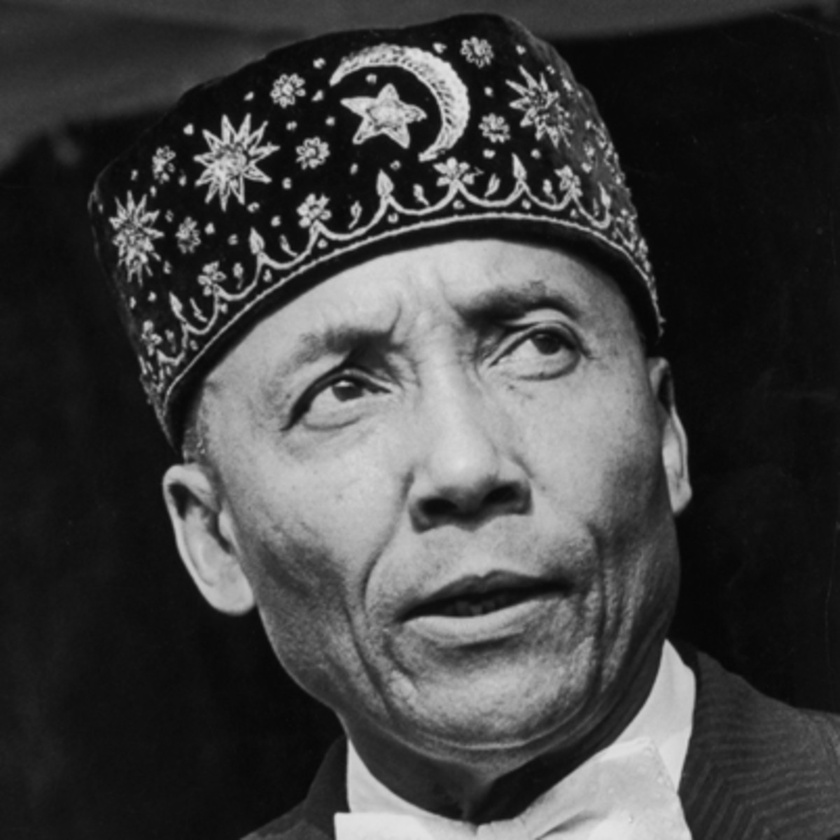
#> input picture images/elijah1.jpg, 840 x 840 px, shrunk from 1200 x 1200 before the run
$ python text_to_image.py
#> lines starting #> are read from the running program, lines starting #| are printed output that depends on the picture
from PIL import ImageFont, Image, ImageDraw

open_sans_light = ImageFont.truetype("fonts/Open_Sans/OpenSans-Light.ttf", 100)

imageFile = "images/elijah1.jpg"
image = Image.open(imageFile).convert('RGBA')

draw = ImageDraw.Draw(image)
draw.text((10,10), 'ASA', font=open_sans_light, fill=(255,255,255))
draw = ImageDraw.Draw(image)
# image.show()

img2 = Image.new('RGBA', (1000, 1000), color = (164, 75, 24))
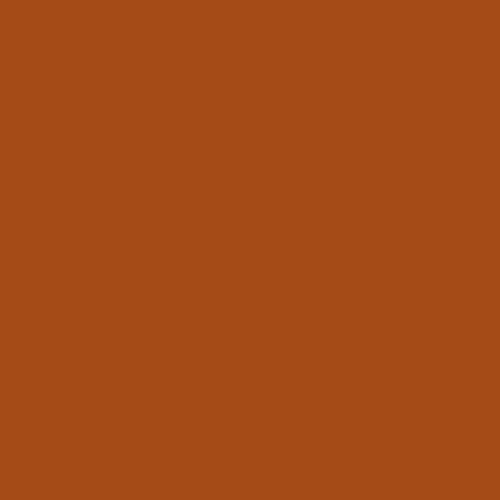
#> img2: PIL image 1000x1000 RGBA (shown at 1/2 size); mean R, G, B, A 164, 75, 24, 255
d = ImageDraw.Draw(img2)
d.text((10,10), "ASA", fill=(255,255,0), font=open_sans_light)
d = ImageDraw.Draw(img2)
img2.show()

"""
to do:

multiline text: https://stackoverflow.com/questions/7698231/python-pil-draw-multiline-text-on-image
center text: https://stackoverflow.com/questions/1970807/center-middle-align-text-with-pil
create classes to store information
command line text entry
create images with different colors
"""
